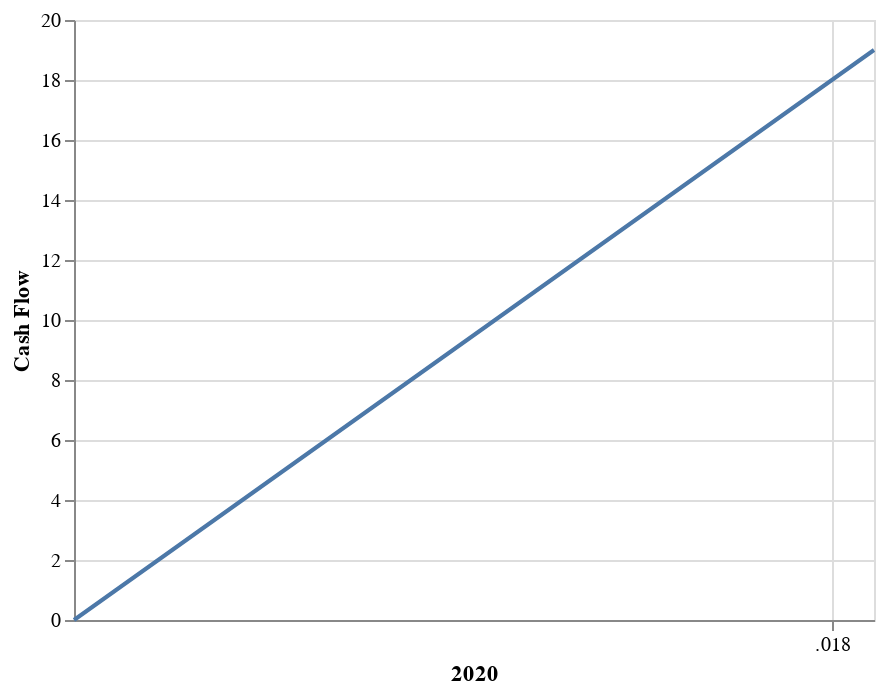

Source (notebook cell):
### Code cell
chart

### Figure 1 — Vega-Lite specification as saved in the notebook (floating-point values rounded to 4 significant figures)
{"config": {"view": {"continuousWidth": 400, "continuousHeight": 300}}, "data": {"name": "data-873c12f0eac28318dd853d59245c8b7c"}, "mark": "line", "encoding": {"x": {"field": "index", "title": "2020", "type": "temporal"}, "y": {"field": "0", "title": "Cash Flow", "type": "quantitative"}}, "$schema": "https://vega.github.io/schema/vega-lite/v4.17.0.json", "datasets": {"data-873c12f0eac28318dd853d59245c8b7c": [{"index": 0, "0": 0}, {"index": 1, "0": 1}, {"index": 2, "0": 2}, {"index": 3, "0": 3}, {"index": 4, "0": 4}, {"index": 5, "0": 5}, {"index": 6, "0": 6}, {"index": 7, "0": 7}, {"index": 8, "0": 8}, {"index": 9, "0": 9}, {"index": 10, "0": 10}, {"index": 11, "0": 11}, {"index": 12, "0": 12}, {"index": 13, "0": 13}, {"index": 14, "0": 14}, {"index": 15, "0": 15}, {"index": 16, "0": 16}, {"index": 17, "0": 17}, {"index": 18, "0": 18}, {"index": 19, "0": 19}]}}
